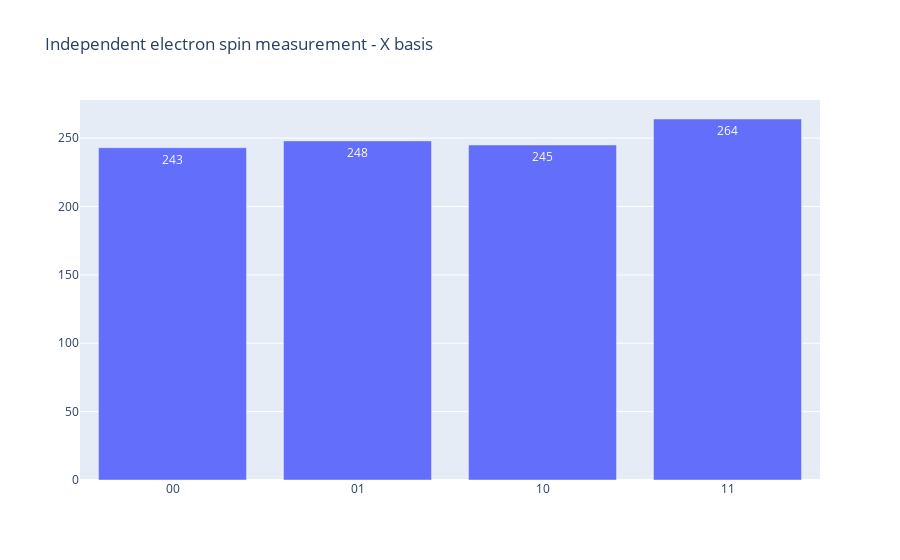

The code cell stored with this chart in its notebook:
### Code cell
results = qsharp.run("Independent(PauliX)", shots=1000)
plot(results, title="Independent electron spin measurement - X basis")

### Figure 1 — Plotly figure (JSON) as saved in the notebook; plotly's stock layout.template omitted (floating-point values rounded to 4 significant figures)
{"data": [{"text": ["243", "248", "245", "264"], "type": "bar", "x": ["00", "01", "10", "11"], "y": [243, 248, 245, 264]}], "layout": {"title": {"text": "Independent electron spin measurement - X basis"}}}
